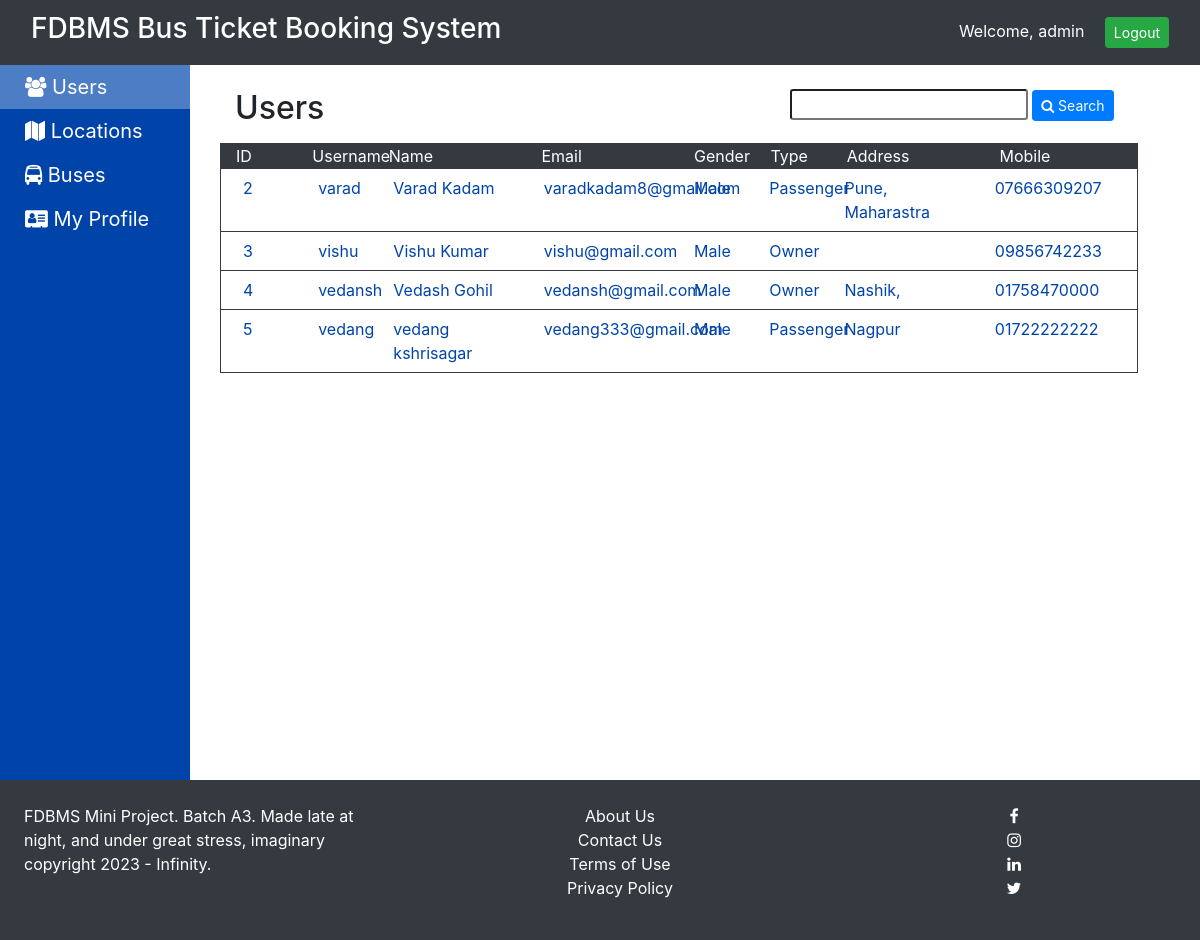
/users.php (signed in), run on the app's committed database.
### tables this page shows
CREATE TABLE `users` (
  `id` int(5) NOT NULL,
  `uname` varchar(20) NOT NULL,
  `name` varchar(25) NOT NULL,
  `email` varchar(40) NOT NULL,
  `password` varchar(25) NOT NULL,
  `gender` enum('Male','Female','Other') NOT NULL,
  `utype` enum('Admin','Owner','Passenger') NOT NULL,
  `address` varchar(120) NOT NULL,
  `mobile` varchar(10) NOT NULL
);

### users.php (the view, shortened to what this page needs)
<?php
include 'inc/basic_template.php';
?>
<div class="container">
    <div class="row mb-2">
        <h2 class="col-md-3">Users</h2>
        <div class="col-md-8 text-right ml-4">
            <form method="post" action="">
                <input type="text" name="user" class="form-control-sm"
                    value="<?php echo (isset($_POST['user'])) ? $_POST['user'] : ""; ?>">
                <button type="submit" class="btn btn-sm btn-primary"><i class="fa fa-search"></i> Search</button>
            </form>
        </div>
    </div>
    <div class="table-con">
        <div class="row">
            <div class="col-md-1">ID</div>
            <div class="col-md-1">Username</div>
            <div class="col-md-2">Name</div>
            <div class="col-md-2">Email</div>
            <div class="col-md-1">Gender</div>
            <div class="col-md-1">Type</div>
            <div class="col-md-2">Address</div>
            <div class="col-md-2">Mobile</div>
        </div>
        <?php
        $conn = initDB();
        $query = "select * from users where id<>" . $_SESSION['user']['id'];
        $res = $conn->query($query);
        if ($res->num_rows == 0) {
            echo '
    <div class="row">
        <div class="col-md-12">No Users</div>
    </div>';
        } else {
            while ($row = $res->fetch_assoc()) {
                echo '
        <div class="content row">
            <div class="col-md-1">' . $row["id"] . '</div>
            <div class="col-md-1">' . $row["uname"] . '</div>
            <div class="col-md-2">' . $row["name"] . '</div>
            <div class="col-md-2">' . $row["email"] . '</div>
            <div class="col-md-1">' . $row["gender"] . '</div>
            <div class="col-md-1">' . $row["utype"] . '</div>
            <div class="col-md-2">' . $row["address"] . '</div>
            <div class="col-md-2">0' . $row["mobile"] . '</div>
        </div>';
            }
        }
        ?>
    </div>
</div>

### css/style.css (style rules this page uses)
body { padding-top: 65px; }
.table-con { width: 95%; }
.table-con .row:first-of-type, .table-con .head { background: #343A40; border: 1px solid #343A40; color: #fff; }
.table-con .content { background: #fff !important; color: #0044aa !important; cursor: pointer; padding: 7px; border-width: 0 1px 1px 1px; border-color: #343A40; border-style: solid; }

### data on the page
users: id "2", uname "varad", name "Varad Kadam", email "varadkadam8@gmail.com", gender "Male", utype "Passenger", address "Pune, Maharastra", mobile "7666309207"
users: id "3", uname "vishu", name "Vishu Kumar", email "vishu@gmail.com", gender "Male", utype "Owner", mobile "9856742233"
users: id "4", uname "vedansh", name "Vedash Gohil", email "vedansh@gmail.com", gender "Male", utype "Owner", address "Nashik,", mobile "1758470000"
users: id "5", uname "vedang", name "vedang kshrisagar", email "vedang333@gmail.com", gender "Male", utype "Passenger", address "Nagpur", mobile "1722222222"

### other printed values
$_SESSION['user']['uname'] "admin"
